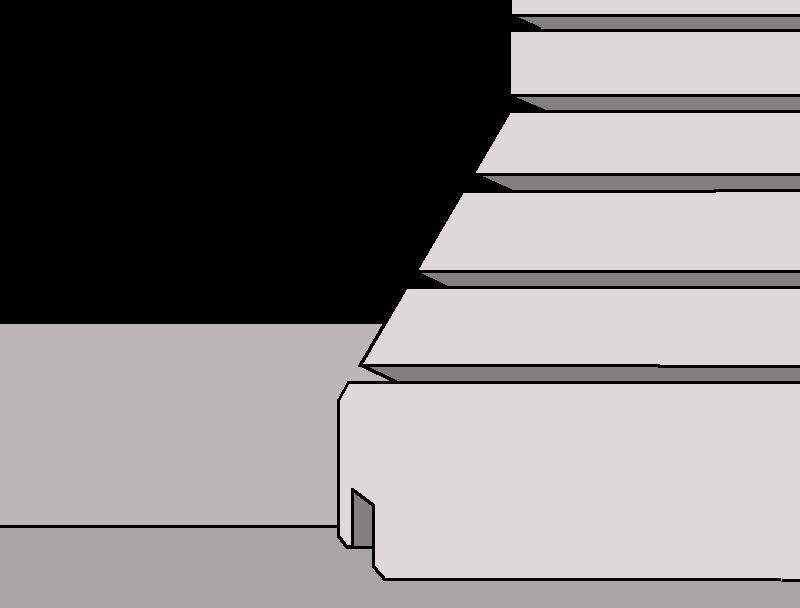

This is a level from a 2D game, rendered from its Tiled map with the project's own tilesets. A one-line summary and the map file follow, with tile-layer data summarised:
An orthogonal 50x38 tile map with 16x16 px tiles, 1 tile layer (Tile Layer 1) and 20 objects.

<map version="1.0" orientation="orthogonal" renderorder="right-down" width="50" height="38" tilewidth="16" tileheight="16" nextobjectid="53">
 <tileset firstgid="1" name="entrance" tilewidth="16" tileheight="16">
  <image source="entrance.png" width="800" height="608" />
  <tile id="1722">
   <properties>
    <property name="type" value="door" />
   </properties>
  </tile>
  <tile id="1723">
   <properties>
    <property name="type" value="door" />
   </properties>
  </tile>
 </tileset>
 <layer name="Tile Layer 1" width="50" height="38">
  <data>[1900 cells, 1900 non-empty, 1899 distinct tile ids]</data>
 </layer>
 <objectgroup name="Object Layer 1">
  <object id="1" gid="1723" x="352" y="560" />
  <object id="2" gid="1723" x="352" y="560" />
  <object id="6" gid="1723" x="352" y="560" />
  <object id="7" gid="1723" x="352" y="560" />
  <object id="9" gid="1723" x="352" y="560" />
  <object id="10" gid="1723" x="352" y="560" />
  <object id="13" gid="1724" x="368" y="560" />
  <object id="15" gid="1774" x="368" y="576" />
  <object id="17" gid="1773" x="352" y="576" />
  <object id="27" gid="1723" x="352" y="560">
   <properties>
    <property name="targetX" value="50" />
    <property name="targetY" value="550" />
    <property name="type" value="door" />
   </properties>
  </object>
  <object id="28" gid="1724" x="368" y="560" />
  <object id="29" gid="1724" x="368" y="560">
   <properties>
    <property name="type" value="door" />
   </properties>
  </object>
  <object id="31" gid="1773" x="352" y="576" />
  <object id="32" gid="1773" x="352" y="576" />
  <object id="39" gid="1773" x="352" y="576" />
  <object id="40" gid="1773" x="352" y="576" />
  <object id="41" gid="1773" x="352" y="576">
   <properties>
    <property name="type" value="door" />
   </properties>
  </object>
  <object id="45" gid="1773" x="304" y="576" />
  <object id="46" gid="1773" x="336" y="576">
   <properties>
    <property name="targetX" value="50" />
    <property name="targetY" value="550" />
    <property name="type" value="door" />
   </properties>
  </object>
  <object id="48" gid="1722" x="336" y="560">
   <properties>
    <property name="targetX" value="50" />
    <property name="targetY" value="550" />
    <property name="type" value="door" />
   </properties>
  </object>
 </objectgroup>
</map>
